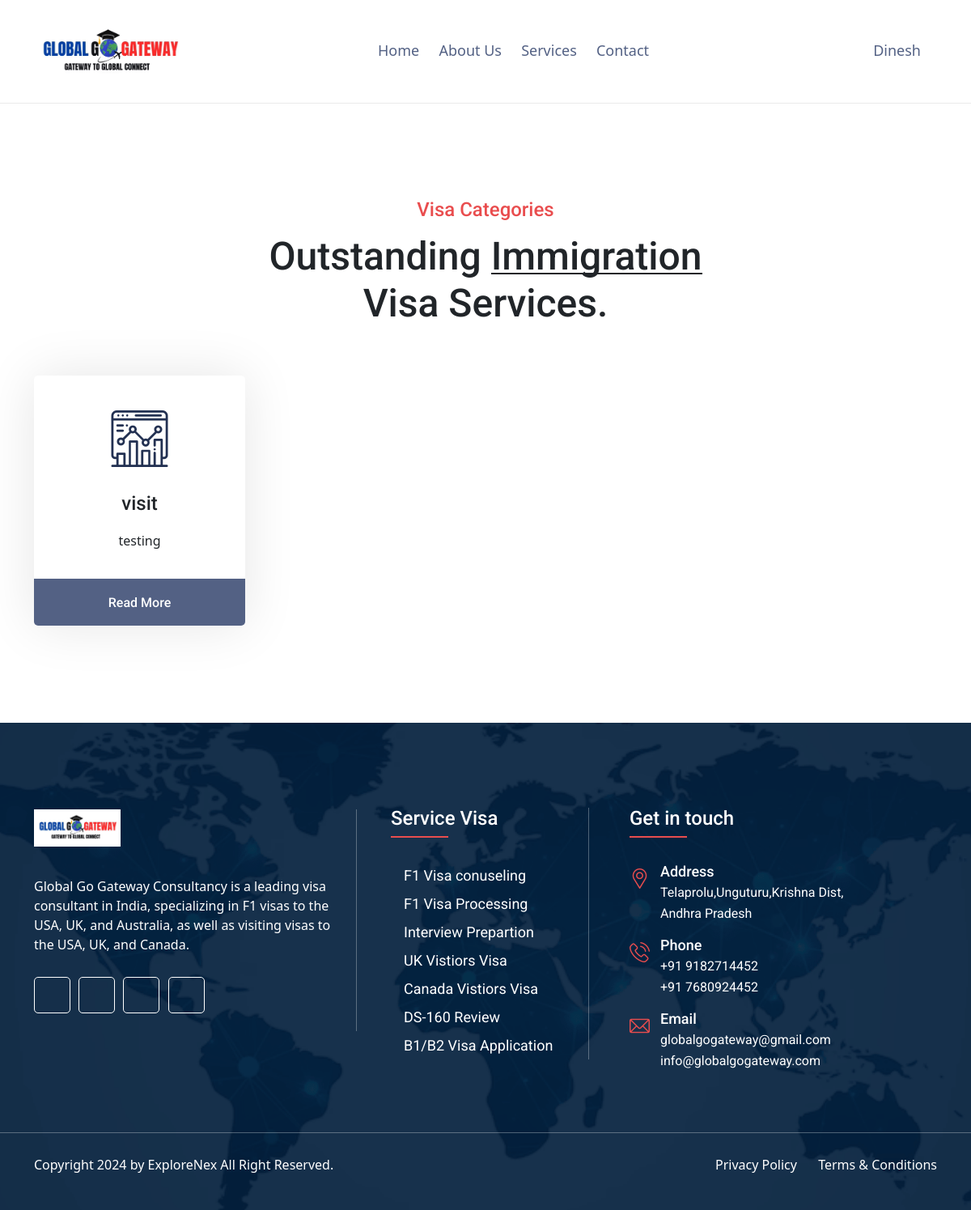
Screenshot of /countery_services/USA/ (signed in) with the database file from the repository.
### app/models.py (models this page shows, shortened)
class Users(AbstractBaseUser, PermissionsMixin):
    email = models.EmailField(unique=True)
    username = models.CharField(max_length=100, unique=True)
    phone = models.CharField(max_length=20, unique=True)
    first_name = models.CharField(max_length=100, blank=True, null=True)
    last_name = models.CharField(max_length=100, blank=True, null=True)
    date_of_birth = models.DateField(blank=True, null=True)
    profile_image = models.ImageField(upload_to='profile_images/', blank=True, null=True)
    referal_code  = models.CharField(max_length=100,blank=True, null=True)
    pincode = models.IntegerField(blank=True, null=True)
    address = models.TextField(blank=True, null=True)
    videos_show = models.BooleanField(default=True)
    created_at = models.DateTimeField(auto_now_add=True)
    updated_at = models.DateTimeField(auto_now=True)
    VISIBLE = True
    HIDDEN = False
    VISIBILITY_CHOICES = [
        (VISIBLE, 'Visible'),
        (HIDDEN, 'Hidden'),
    ]
    videos_show = models.BooleanField(choices=VISIBILITY_CHOICES, default=VISIBLE)
    is_active = models.BooleanField(default=True)
    is_staff = models.BooleanField(default=False)
    USERNAME_FIELD = 'email'
    REQUIRED_FIELDS = ['username', 'phone']
    objects = UserManager()
    otp = models.IntegerField(blank=True, null=True)
    role = models.CharField(choices=user_roles,max_length=100,null=True,blank=True,default='admin')

class VisaTypes(models.Model):
    Country = models.ForeignKey('Country', models.DO_NOTHING, null=False,blank=False,db_column='Country_id')
    country_logo = models.ImageField(upload_to='country_images/', blank=True, null=True)
    Visa_Types = models.CharField(choices=Visa_Types,max_length=100,null=True,blank=True,default='visit visa')
    Description = models.TextField(blank=True, null=True)
    created_by = models.ForeignKey('Users', models.DO_NOTHING, null=False,blank=False,related_name='created_country_type',db_column='created_by')
    created_at = models.DateTimeField(auto_now_add=True)
    class Meta:
        managed = True
        db_table = 'visa_types_list'

### app/views.py (the view)
# urls.py: path('countery_services/<str:countery_name>/',countery_service_view , name='countery_services'),
@login_required
@csrf_exempt
def countery_service_view(request,countery_name):
    context = {}
    try:
        visa_list = VisaTypes.objects.filter(Country__countery_name=countery_name)
        context['visa_type'] = visa_list
        return render(request, 'uifiles/visa_service.html',context)
    except template.TemplateDoesNotExist:
        html_template = loader.get_template('uifiles/page-404.html')
        return HttpResponse(html_template.render(context, request))
    except:
        html_template = loader.get_template('uifiles/page-500.html')
        return HttpResponse(html_template.render(context, request))

### templates/uifiles/visa_service.html (shortened to what this page needs)
{% extends 'uifiles/base.html' %}
{% load static %}
{% block content %}
<section class="ServicePageSection">
    <div class="container">
        <div class="row">
            <div class="col-lg-12 text-center">
                <h5 class="subTitle">Visa Categories</h5>
                <h2 class="secTitle">Outstanding <span class="typewrite" data-period="2000" data-type="[ &quot;Immigration&quot;, &quot;Study&quot;, &quot;Family&quot;, &quot;Tourist&quot; ]"></span><br> Visa Services.</h2>
            </div>
        </div>
        <div class="row">
            {% for item in visa_type%}
            <div class="col-lg-3 col-sm-6">
                <div class="serviceItem02 si04 text-center">
                    <div class="serviceWrapper">
                        <div class="serIcon"><i class="flaticon-analytics"></i></div>
                        <h3><a href="single-service.html">{{item.Visa_Types}}</a></h3>
                        <p>{{item.Description}}</p>
                        <a class="immiPressBtn" href="/visa_application_list/{{item.Country.countery_name}}/{{item.Visa_Types}}/"><span>Read More</span></a>
                    </div>
                </div>
            </div>
            {% endfor %}
        </div>
    </div>
</section>
{% endblock %}

### templates/uifiles/base.html (shortened to what this page needs)
{% load static %}
<!DOCTYPE html>
<html class="no-js" lang="en">
    <head>
        <link rel="stylesheet" href="{% static 'assets/css/bootstrap.css' %}">
        <link rel="stylesheet" href="{% static 'assets/css/animate.css' %}">
        <link rel="stylesheet" href="{% static 'assets/css/fontawesome-all.css' %}">
        <link rel="stylesheet" href="{% static 'assets/css/flaticon.css' %}">
        <link rel="stylesheet" href="{% static 'assets/css/owl.theme.default.min.css' %}">
        <link rel="stylesheet" href="{% static 'assets/css/owl.carousel.min.css' %}">
        <link rel="stylesheet" href="{% static 'assets/css/lightcase.css' %}">
        <link rel="stylesheet" href="{% static 'assets/css/nice-select.css' %}">
        <link rel="stylesheet" href="{% static 'assets/css/main.css' %}">
        <link rel="stylesheet" href="{% static 'assets/css/stepform.css' %}">
        <link rel="stylesheet" href="{% static 'assets/css/model.css' %}">
        <link rel="stylesheet" type="text/css" href="https://cdn.datatables.net/2.0.3/css/dataTables.bootstrap5.css">
        <link rel="stylesheet" type="text/css" href="https://cdnjs.cloudflare.com/ajax/libs/twitter-bootstrap/5.3.0/css/bootstrap.min.css">
        <link rel="stylesheet" type="text/css" href="https://cdn.datatables.net/buttons/2.2.2/css/buttons.dataTables.min.css">
    </head>
    <body>
        <header class="header03 isSticky">
            <div class="container">
                <div class="row">
                    <div class="col-lg-12">
                        <div class="header01Inner">
                            <div class="logo01" >
                                <a href="/">
                                    <img src="{% static 'assets/images/bg/logo.gif' %}" style="height: 80px;" alt="ImmiPress"/>
                                </a>
                            </div>
                            <div>
                                <nav class="mainMenu">
                                    <ul class="sub-menu">
                                        <li><a href="/">Home</a></li>
                                        <li><a href="/about/">About Us</a></li>
                                        <li><a href="/services/">Services</a></li>
                                        <li><a href="/contactus/">Contact</a></li>
                                    </ul>
                                </nav>
                            </div>
                            <div>
                                <nav class="mainMenu">
                                    <ul class="sub-menu">
                                        <li class="">
                                            {% if request.user.is_authenticated %}
                                            <a href=""><i class="fas fa-brands fa-user"></i>&nbsp;{{ request.user.username }}</a>
                                            {% else %}
                                            <a href="/login/" style="font-weight: 400; font-size: medium;"><i class="fas fa-brands fa-user">&nbsp;Login</i></a>
                                            {% endif %}
                                        </li>
                                    </ul>
                                </nav>
                            </div>
                        </div>
                    </div>
                </div>
            </div>
        </header>
        {% block content %}
        {% endblock %}
        <footer class="footer_02"  style="background-image:url(../../static/assets/images/bg/login-bg.png);">
            <div class="container">
                <div class="row">
                    <div class="col-lg-4 col-md-5">
                        <aside class="aboutWidget">
                            <a href="index.html"><img src="{% static 'assets/images/bg/logo.gif' %}" alt="ImmiPress"/></a>
                           <p>Global Go Gateway Consultancy is a leading visa consultant in India, specializing in F1 visas to the USA, UK, and Australia, as well as visiting visas to the USA, UK, and Canada.</p>
                            <div class="abSocial">
                                <a href="javascript:void(0);"><i class="fa-brands fa-facebook-f"></i></a>
                                <a href="javascript:void(0);"><i class="fa-brands fa-twitter"></i></a>
                                <a href="javascript:void(0);"><i class="fa-brands fa-instagram"></i></a>
                                <a href="javascript:void(0);"><i class="fa-brands fa-dribbble"></i></a>
                            </div>
                        </aside>
                    </div>
                    <div class="col-lg-4 col-md-7">
                        <aside class="widget serviceMenu">
                            <h3 class="widgetTitle">Service Visa</h3>
                            <ul class="menu">
                                <li><a href="/services/">F1 Visa conuseling</a></li>
                                <li><a href="/services/">F1 Visa Processing</a></li>
                                <li><a href="/services/">Interview Prepartion</a></li>
                                <li><a href="/services/">UK Vistiors Visa</a></li>
                                <li><a href="/services/">Canada Vistiors Visa</a></li>
                                <li><a href="/services/">DS-160 Review</a></li>
                                <li><a href="/services/">B1/B2 Visa Application </a></li>
                            </ul>
                        </aside>
                    </div>
                    <div class="col-lg-4 col-md-6">
                        <aside class="contactWidget">
                            <h3 class="widgetTitle">Get in touch</h3>
                            <div class="iconBox01">
                                <div class="ibBox"><i class="flaticon-placeholder"></i></div>
                                <h3 class="ibTitle">Address</h3>
                                <p>Telaprolu,Unguturu,Krishna Dist,<br>Andhra Pradesh</p>
                            </div>
                            <div class="iconBox01">
                                <div class="ibBox"><i class="flaticon-phone-call"></i></div>
                                <h3 class="ibTitle">Phone</h3>
                                <p>+91 9182714452 <br> +91 7680924452</p>
                            </div>
                            <div class="iconBox01">
                                <div class="ibBox"><i class="flaticon-email-1"></i></div>
                                <h3 class="ibTitle">Email</h3>
                                <p>globalgogateway@gmail.com</p>
                                <p>info@globalgogateway.com</p>
                            </div>
                        </aside>
                    </div>
                </div>
            </div>
            <div class="container-fluid">
                <div class="row">
                    <div class="col-lg-12"><div class="brhr"></div></div>
                </div>
            </div>
            <div class="container">
                <div class="row">
                    <div class="col-md-6">
                        <p class="copyright">Copyright 2024 by ExploreNex All Right Reserved.</p>
                    </div>
                    <div class="col-md-6">
                        <div class="crMenu">
                            <ul class="menu">
                                <li><a href="javascript:void(0);">Privacy Policy</a></li>
                                <li><a href="javascript:void(0);">Terms & Conditions</a></li>
                            </ul>
                        </div>
                    </div>
                </div>
            </div>
        </footer>
    </body>
</html>

### static/assets/css/stepform.css (style rules this page uses)
h2 { margin: 0; }
.text-center { text-align: center; }

### rows the page displays
Users: user.username "Dinesh"
VisaTypes: Visa_Types "visit", Description "testing"
